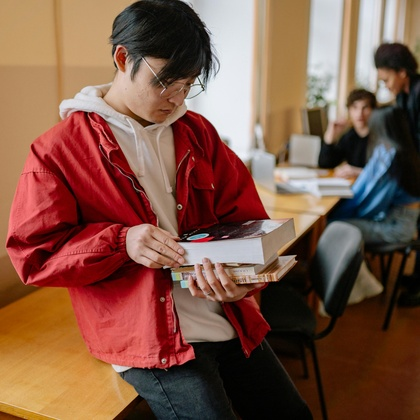
%> input picture library.jpg, 420 x 420 px, shrunk from 4000 x 4000 before the run
$ octave DIP_Image_Negative_Log_Gamma_Transformations.m   (GNU Octave 9; MATLAB toolbox functions it lacks are replaced by stand-ins)
%> lines starting %> are read from the running program, lines starting %| are printed output that depends on the picture
% Image negatives, Log and PowerLaw (Gamma) transformations for DIP
% Implementation in MATLAB

clear all;
close all;
clc;

% Read the image and convert to grayscale
OriginalImage = imread('library.jpg');          % Load RGB image
%> OriginalImage is the input picture: size 420x420x3 uint8; mean R, G, B 127.7, 87.8, 71
GrayImage = rgb2gray(OriginalImage);                   % Convert RGB to Grayscale
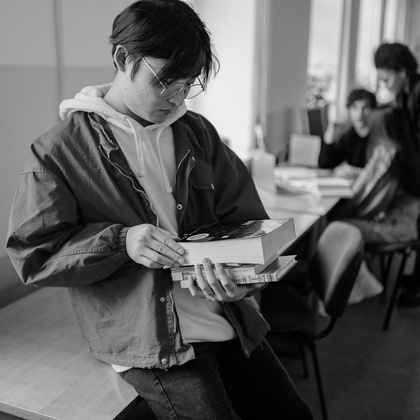
%> GrayImage: size 420x420 uint8; min 0, max 241, mean 97.8

% Display original and grayscale image side by side
montage({OriginalImage, GrayImage}, 'Size', [1,2]);
title('Original Image (Left) | Grayscale Image (Right)');

%% Image Negative
figure
doubledImage = double(GrayImage);                     % Convert to double for computation
negativeImage = 255 - doubledImage;                   % Negative transformation: s = L-1 - r
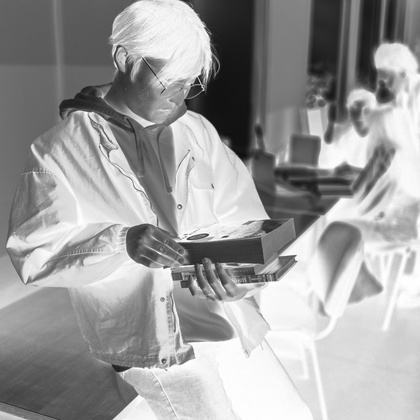
%> negativeImage: size 420x420 double; min 14, max 255, mean 157.2
montage({GrayImage, uint8(negativeImage)}, 'Size', [1,2]);  % Display original and negative image
title('Original Image (Left) | Image Negative (Right)');

%% Log Transformation (Manual Loop Version)
figure
doubledImage = im2double(GrayImage);                  % Normalize image to [0,1] range
logImage = 0;                          % Initialize log image
[row, col] = size(doubledImage);             % Get image size
%> row = 420; col = 420
C = 3;                              % Constant scaling factor

% Apply log transformation pixel-wise: s = c * log(1 + r)
for i = 1:row
    for j = 1: col
        logImage(i, j) = C * log(1 + doubledImage(i, j));
    end
end
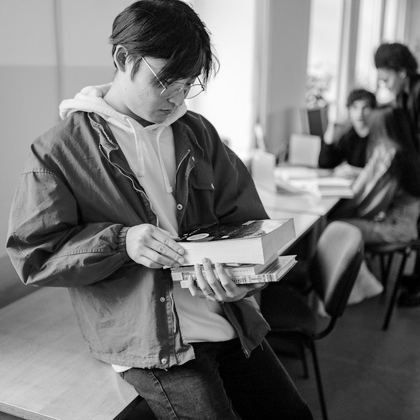
%> logImage: size 420x420 double; min 0, max 2, mean 0.918; drawn with min black and max white

% Show original and log-transformed image
subplot(1, 2, 1)
imshow(doubledImage);
title('Original Image');
subplot(1, 2, 2)
imshow(logImage);
title('Log Transformed Image (c = 3)');

%% Log Transformation (Vectorized Version/Bitwise Operation)
figure
doubledImage = im2double(GrayImage);                  % Normalize again (optional redundancy)

% Apply log transform with different scaling factors
logImage2 = 2 * log(1 + doubledImage);           % Log with c=2
logImage3 = 3 * log(1 + doubledImage);           % Log with c=3
logImage4 = 4 * log(1 + doubledImage);           % Log with c=4

% Display results
subplot(221), imshow(doubledImage), title('Original Image');
subplot(222), imshow(logImage2), title('Log with c=2');
%> after `imshow(logImage2)`:
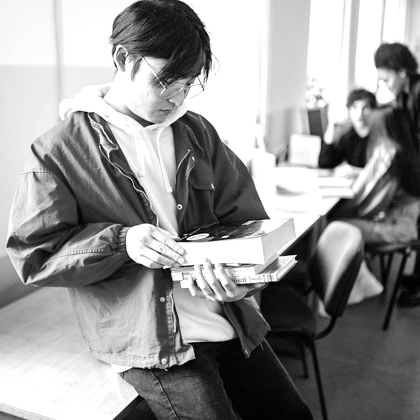
%> displayed picture: size 420x420, on the screen's scale of 0 to 255; min 0, max 255, mean 149.9
subplot(223), imshow(logImage3), title('Log with c=3');
subplot(224), imshow(logImage4), title('Log with c=4');
%> after `imshow(logImage4)`:
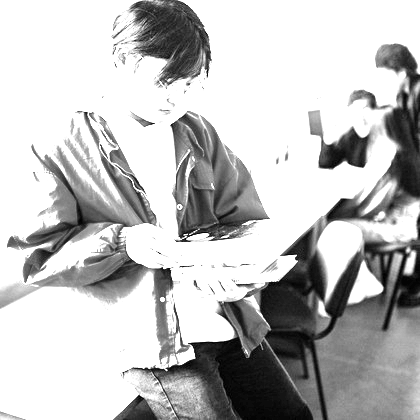
%> displayed picture: size 420x420, on the screen's scale of 0 to 255; min 0, max 255, mean 191.3

%% Power-Law / Gamma Transformation (Manual Loop Version)

doubledImage = im2double(GrayImage);                  % Normalize image
figure
gammaImage = 0;                        % Initialize gamma image
[row, col] = size(doubledImage);             % Get size of image
C = 1;                              % Scaling constant
gamma = 3;                          % Gamma value (>1 darkens the image)

% Apply gamma transformation pixel-wise: s = c * r^gamma
for i = 1:row
    for j = 1: col
        gammaImage(i, j) = C * doubledImage(i, j)^gamma;
    end
end
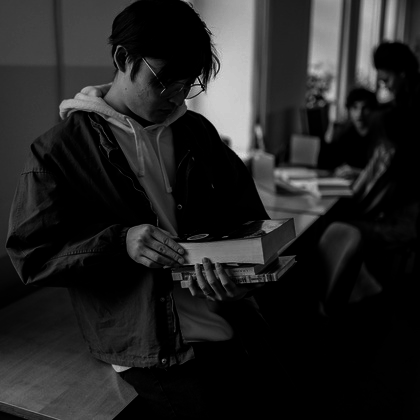
%> gammaImage: size 420x420 double; min 0, max 0.844, mean 0.142

% Show original and gamma-transformed image
subplot(121)
imshow(doubledImage);
title('Original Image');
subplot(122)
imshow(gammaImage);
title('Gamma Factor 3');

%% Power-Law / Gamma Transformation (Vectorized Version/ Bitwise Operartion)
doubledImage = im2double(GrayImage);                  % Normalize image

% Apply gamma transformation for various gamma values
gammaImage4 = doubledImage.^3;                   % Gamma = 3
gammaImage5 = doubledImage.^4;                   % Gamma = 4
gammaImage6 = doubledImage.^5;                   % Gamma = 5
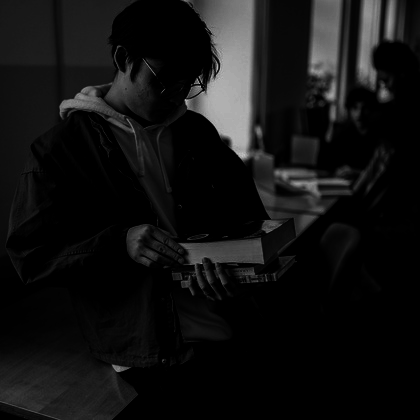
%> gammaImage6: size 420x420 double; min 0, max 0.754, mean 0.072

% Display results
subplot(221), imshow(doubledImage), title('Original Image');
subplot(222), imshow(gammaImage4), title('Gamma = 3');
subplot(223), imshow(gammaImage5), title('Gamma = 4');
subplot(224), imshow(gammaImage6), title('Gamma = 5');

$ run again, with biker.jpg copied over library.jpg
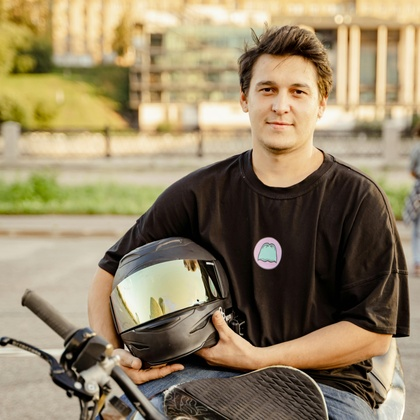
%> input picture biker.jpg, 420 x 420 px, shrunk from 3682 x 3682 before the run
%> OriginalImage is the input picture: size 420x420x3 uint8; mean R, G, B 147.8, 132.1, 102.2
%> after the loop `for i = 1:row`:
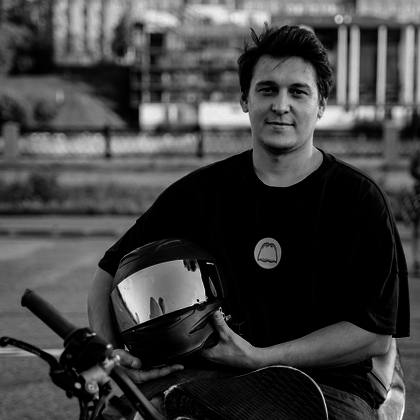
%> gammaImage: size 420x420 double; min 0, max 0.988, mean 0.258
%> `gammaImage6 = doubledImage.^5;`:
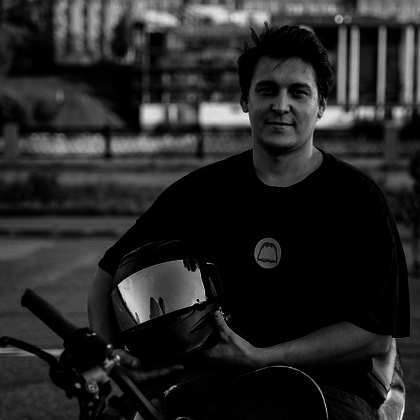
%> gammaImage6: size 420x420 double; min 0, max 0.981, mean 0.151

$ run again, with flower.jpg copied over library.jpg
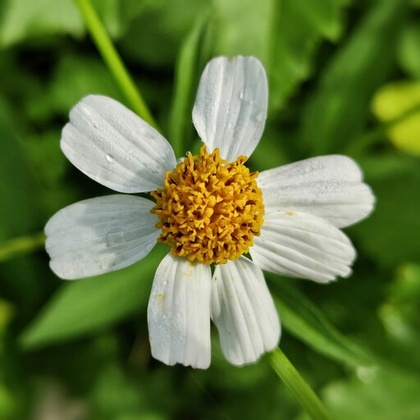
%> input picture flower.jpg, 420 x 420 px, shrunk from 512 x 512 before the run
%> OriginalImage is the input picture: size 420x420x3 uint8; mean R, G, B 96.9, 116.5, 60.2
%> after the loop `for i = 1:row`:
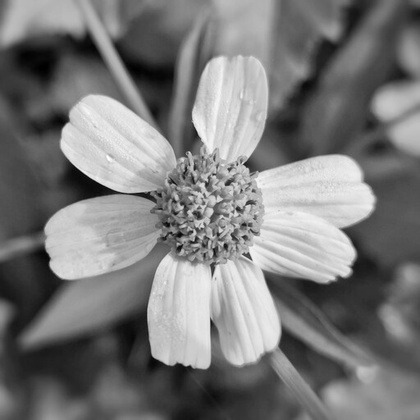
%> logImage: size 420x420 double; min 0, max 2.06, mean 0.985; drawn with min black and max white
%> `gammaImage6 = doubledImage.^5;`:
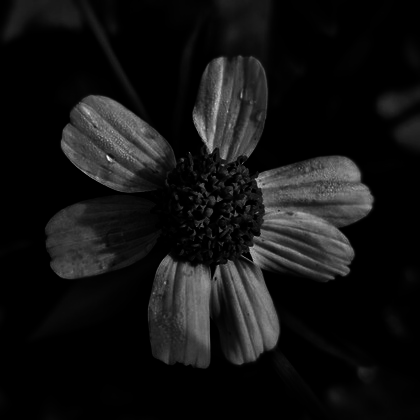
%> gammaImage6: size 420x420 double; min 0, max 0.943, mean 0.0756

$ run again, with lemon.jpg copied over library.jpg
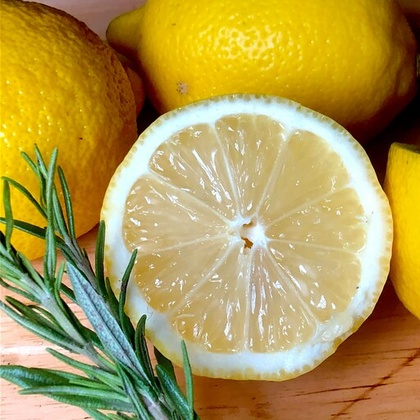
%> input picture lemon.jpg, 420 x 420 px, shrunk from 512 x 512 before the run
%> OriginalImage is the input picture: size 420x420x3 uint8; mean R, G, B 174.5, 152.7, 81.2
%> `gammaImage6 = doubledImage.^5;`:
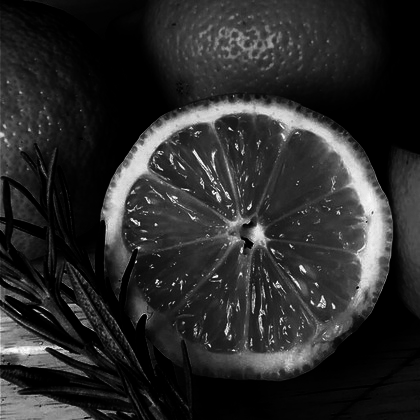
%> gammaImage6: size 420x420 double; min 0, max 1, mean 0.17
